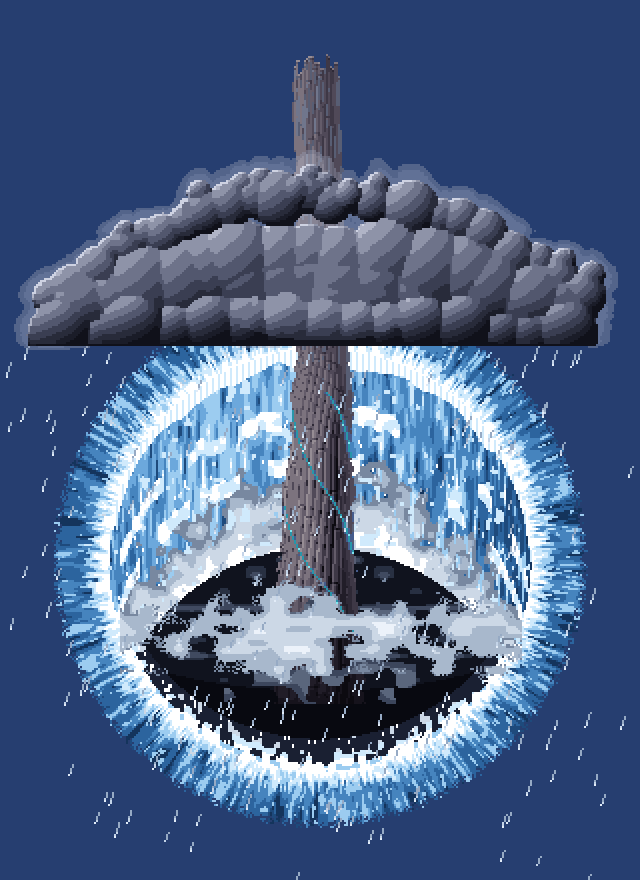
#> input picture assets-src/pixel-practice/r29-falls/prev.png, 640 x 880 px, given in place of pipo-map001.png, which was not available
$ python study.py
#> lines starting #> are read from the running program, lines starting #| are printed output that depends on the picture; pictures that were not available may be replaced by others from this repository, and a replacement may not be noted
"""フィールドの町・塔・洞窟・祠のアイコンの練習（2026-10-05、人間の指示「フィールド上の町、塔、洞窟、祠のドット絵をちょっと学んできて」）。

学んだこと（くわしくは docs/design/field-icons-study.md）を、4つの練習の絵で試す。どれも一から描いたオリジナルで、参考にした素材の絵は写していない。
  1. 黒い縁取りをやめ、縁はその物の色のいちばん暗い色で（地面の絵となじませる）
  2. 真横ではなく「斜め上から見下ろす」見え方（屋根・塔の上・岩山の上の面が見える）
  3. 光は左上から。左上の面が明るく、右下の面が暗い。1つの素材に5〜6段の色
  4. 岩・石垣・瓦は「かたまり」で描く（1ドットの点をばらまかない）
  5. 足もとの影（ゲームでは、絵の下にコードで半透明の影を敷く。ここではプレビューだけで試す）
出力: town / tower / cave / shrine の .txt と pal-*.json（48×48）、study-preview.png（今のアイコンと並べた比較）
"""
import json
import math
import os
import random

import numpy as np

HERE = os.path.dirname(os.path.abspath(__file__))
L = (-0.6, -0.75, 0.55)          # 光の向き（左上・手前から）
_n = math.sqrt(sum(c * c for c in L))
L = tuple(c / _n for c in L)


class Grid:
    def __init__(self, w=48, h=48):
        self.w, self.h = w, h
        self.a = np.full((h, w), ".", dtype="<U1")

    def put(self, x, y, c):
        x, y = int(x), int(y)
        if 0 <= x < self.w and 0 <= y < self.h:
            self.a[y, x] = c

    def get(self, x, y):
        return self.a[y, x] if 0 <= x < self.w and 0 <= y < self.h else "."

    def rect(self, x0, y0, x1, y1, c):
#> called with x0 = 13, y0 = 20, x1 = 21, y1 = 20, c = 'G'
        for y in range(y0, y1 + 1):
            for x in range(x0, x1 + 1):
                self.put(x, y, c)

    def save(self, name, pal):
        with open(os.path.join(HERE, f"{name}.txt"), "w") as f:
            f.write("\n".join("".join(r) for r in self.a) + "\n")
        with open(os.path.join(HERE, f"pal-{name}.json"), "w") as f:
            json.dump(pal, f, ensure_ascii=False)
        used = set("".join("".join(r) for r in self.a)) - {"."}
        assert not (used - set(pal)), used - set(pal)


def tone(ramp, v):
    """0〜1 の明るさを、ramp（暗→明の記号の並び）の1つに"""
    v = max(0.0, min(0.999, v))
    return ramp[int(v * len(ramp))]


def outline_dark(g, ramp_of):
    """透明に面したふちを、その色の素材のいちばん暗い色に（黒い縁取りの代わり）"""
    a = g.a.copy()
    for y in range(g.h):
        for x in range(g.w):
            c = a[y, x]
            if c == ".":
                continue
            edge = any(g.get(x + dx, y + dy) == "." for dx, dy in ((1, 0), (-1, 0), (0, 1), (0, -1)))
            if edge and c in ramp_of:
                r = ramp_of[c]
                # 下と右のふちはいちばん暗く、上と左のふちは1段だけ暗く（光が当たる側）
                lit_side = g.get(x - 1, y) == "." or g.get(x, y - 1) == "."
                shade_side = g.get(x + 1, y) == "." or g.get(x, y + 1) == "."
                k = r.index(c)
                a[y, x] = r[0] if shade_side else r[max(0, k - 1)] if lit_side else c
    g.a = a


# ===================================================================== 洞窟（岩のかたまりの小山と、暗い口）
def cave():
    g = Grid()
    R = "abcdef"                          # 岩: 暗→明
    pal = {"a": "#2a2622", "b": "#454038", "c": "#635c50", "d": "#857c6a", "e": "#a89e86", "f": "#ccc2a6",
           "k": "#0c0a09", "K": "#1c1713", "J": "#2e2620", "m": "#3e5a2c", "M": "#5e8a3a", "N": "#86b44c"}
    rnd = random.Random(7)
    cx, cy, rx, ry = 24, 27, 21, 17      # 小山（横長のだ円のドーム）
    seeds = []
    for _ in range(38):
        x = rnd.uniform(cx - rx, cx + rx); y = rnd.uniform(cy - ry, cy + ry + 6)
        seeds.append((x, y, rnd.uniform(0.85, 1.25)))
    for y in range(48):
        for x in range(48):
            u, v = (x + 0.5 - cx) / rx, (y + 0.5 - cy) / ry
            if y > cy + 12:
                v = (y + 0.5 - cy) / (ry + 20)      # すそは横に広がる
            d = u * u + v * v
            if d > 1 or y > 44:
                continue
            nz = math.sqrt(max(0.0, 1 - d))
            dome = -u * L[0] * 0.9 + -v * L[1] * 0.9 + nz * L[2]     # 山ぜんたいの明るさ
            # いちばん近い岩（かたまり）と、2番目との差＝岩のすき間
            ds = sorted(((x + 0.5 - sx) ** 2 + ((y + 0.5 - sy) * 1.35) ** 2) / s for sx, sy, s in seeds)
            gap = math.sqrt(ds[1]) - math.sqrt(ds[0])
            sx, sy, s = min(seeds, key=lambda p: ((x + 0.5 - p[0]) ** 2 + ((y + 0.5 - p[1]) * 1.35) ** 2) / p[2])
            local = -((x + 0.5 - sx) * 0.06 + (y + 0.5 - sy) * 0.09)   # 岩1つの中でも左上が明るい
            val = 0.42 + dome * 0.42 + local
            if gap < 0.38:
                val = min(val, 0.3)                                    # すき間は暗い
            g.put(x, y, tone(R, val))
    # 口（下のまんなか。上がまるいアーチ、奥へ行くほど暗い）
    mx, mtop, mbot, mr = 24, 28, 42, 7
    for y in range(mtop, mbot + 1):
        for x in range(mx - mr - 1, mx + mr + 2):
            yy = y - (mtop + mr)
            inside = (yy >= 0 and abs(x + 0.5 - mx) <= mr) or math.hypot(x + 0.5 - mx, yy) <= mr
            if inside:
                depth = math.hypot(x + 0.5 - mx, (y - mbot) * 0.8) / (mr + 2)
                g.put(x, y, "k" if depth < 0.75 else "K")
    # 口のふちの石（上の縁は明るい石、左のふちに光、右のふちは影）
    for y in range(mtop - 2, mbot + 1):
        for x in range(mx - mr - 3, mx + mr + 4):
            yy = y - (mtop + mr)
            d = math.hypot(x + 0.5 - mx, min(0, yy))
            ring = (mr + 0.3 < abs(x + 0.5 - mx) <= mr + 2.2 and yy >= 0) or (yy < 0 and mr + 0.3 < d <= mr + 2.2)
            if ring and g.get(x, y) not in ("k", "K", "."):
                g.put(x, y, "e" if x < mx and yy < 2 else ("b" if x > mx else "d"))
    for x in range(mx - mr, mx + mr + 1):
        if g.get(x, mtop + mr + 1) in "kK":
            pass
    g.put(mx - 3, mbot, "J"); g.put(mx - 2, mbot, "J"); g.put(mx + 3, mbot - 1, "J")   # 口の床の小石
    # 岩山のすその草（かたまりで）
    for (tx, ty) in ((6, 41), (10, 43), (38, 42), (42, 40), (15, 44), (33, 44)):
        for (dx, dy, c) in ((0, 0, "M"), (1, 0, "N"), (-1, 0, "m"), (0, -1, "N"), (1, 1, "m"), (0, 1, "m"), (-1, 1, "m")):
            if g.get(tx + dx, ty + dy) != "k":
                g.put(tx + dx, ty + dy, c)
    outline_dark(g, {c: R for c in R})
    g.save("cave", pal)
    return g, pal


# ===================================================================== 塔（斜め上から見た丸い塔。上の面と、のこぎりの歯の胸壁が見える）
def tower():
    g = Grid()
    S = "abcdef"                          # 石: 暗→明
    pal = {"a": "#2c2a34", "b": "#46424e", "c": "#625d6a", "d": "#837d88", "e": "#a69fa6", "f": "#cbc5c4",
           "w": "#1a1820", "y": "#ffd870", "Y": "#fff4c0", "r": "#7a2a24", "R": "#b8483a", "h": "#e07a5a",
           "p": "#4a3a2c", "P": "#6a5440", "g": "#3e5a2c", "G": "#5e8a3a"}
    cx, r = 24, 10.5
    top_y, base_y = 13, 43                  # 上の面のだ円の中心・足もとのだ円の中心
    ry = 4.0                               # だ円のつぶれ（見下ろす角度）
    # 足もとの土台（少し広い）
    for y in range(base_y - 3, base_y + 4):
        for x in range(48):
            u = (x + 0.5 - cx) / (r + 2.5)
            if abs(u) <= 1 and (y + 0.5 - base_y) <= ry * math.sqrt(max(0, 1 - u * u)) + 0.5:
                g.put(x, y, tone(S, 0.45 - u * 0.35 - (0.15 if y > base_y + 1 else 0)))
    # 円柱（横に、左から光。石の段は 4 ドットごと、目地は段ごとにずらす）
    for y in range(top_y, base_y + 1):
        for x in range(48):
            u = (x + 0.5 - cx) / r
            if abs(u) > 1:
                continue
            bottom = base_y - 2 + ry * math.sqrt(max(0, 1 - u * u)) * 0.7
            if y > bottom:
                continue
            nx = u; nz = math.sqrt(max(0, 1 - u * u))
            val = 0.45 + (-nx * L[0] + nz * L[2]) * 0.5
            course = (y - top_y) // 4
            if (y - top_y) % 4 == 0:
                val -= 0.2                             # 段の目地
            else:
                ang = math.asin(max(-1, min(1, u)))
                off = 0.35 if course % 2 else 0.0
                if int((ang + off) * 2.6) != int((ang + off + 0.09) * 2.6):
                    val -= 0.15                        # 縦の目地（まわりこむので、はしほど細かい）
            g.put(x, y, tone(S, val))
    # 窓（縦長。上がまるい。中の明かり）
    for (wx, wy) in ((24, 20), (19, 29), (28, 30)):
        for y in range(wy, wy + 5):
            for x in (wx, wx + 1):
                g.put(x, y, "w")
        g.put(wx, wy + 3, "y"); g.put(wx + 1, wy + 4, "y")
        g.put(wx - 1, wy + 5, "f" if wx < 26 else "d"); g.put(wx, wy + 5, "e"); g.put(wx + 1, wy + 5, "e"); g.put(wx + 2, wy + 5, "c")
    # 扉（木。まるいアーチ）
    for y in range(36, 44):
        for x in range(21, 27):
            if y > 37 or abs(x + 0.5 - 24) < 2.5:
                g.put(x, y, "P" if x < 24 else "p")
    g.put(25, 40, "y")
    # 上の面（だ円）: 胸壁（歯）のふちと、内がわの床
    for y in range(0, top_y + 6):
        for x in range(48):
            u = (x + 0.5 - cx) / (r + 1.2)
            vy = (y + 0.5 - top_y) / (ry + 0.6)
            if u * u + vy * vy <= 1:
                inner = ((x + 0.5 - cx) / (r - 1.8)) ** 2 + ((y + 0.5 - top_y) / (ry - 1.2)) ** 2
                if inner <= 1:
                    g.put(x, y, "c" if (y + 0.5 - top_y) < 0 else "b")      # 内がわの床（奥の壁の影）
                else:
                    g.put(x, y, tone(S, 0.82 - u * 0.3 + (0.08 if vy < 0 else -0.05)))
    # 歯（ふちの上に、たてに2ドット立つ石。奥の歯は小さく）
    for k in range(14):
        ang = k / 14 * 2 * math.pi
        if k % 2:
            continue
        x = cx + math.cos(ang) * (r + 0.2)
        y = top_y + math.sin(ang) * (ry + 0.1)
        front = math.sin(ang) > 0
        h = 3 if front else 2
        for dy in range(h):
            for dx in (0, 1):
                top = dy == h - 1
                g.put(x + dx, y - dy, tone(S, (0.95 if top else 0.6) - (x - cx) / r * 0.3 - dx * 0.08))
    # 旗（上の面のまんなかから）
    for y in range(3, 13):
        g.put(cx, y, "p")
    for (x, y, c) in ((25, 3, "R"), (26, 3, "R"), (27, 3, "h"), (25, 4, "R"), (26, 4, "R"), (27, 4, "R"), (28, 4, "h"), (25, 5, "r"), (26, 5, "r"), (27, 5, "R"), (25, 6, "r")):
        g.put(x, y, c)
    # 足もとの草
    for (tx, ty) in ((11, 45), (36, 45), (14, 46), (33, 46)):
        g.put(tx, ty, "G"); g.put(tx + 1, ty, "g"); g.put(tx, ty - 1, "G")
    outline_dark(g, {c: S for c in S})
    g.save("tower", pal)
    return g, pal


# ===================================================================== 町（低い石垣に囲まれた家々を、斜め上から）
def town():
    g = Grid()
    S = "abcdef"                          # 石垣
    O = "ABCDE"                           # だいだいの屋根
    T = "GHIJ"                            # 青緑の屋根
    W = "uvw"                             # しっくいの壁
    pal = {"a": "#2c2a30", "b": "#47434c", "c": "#655f66", "d": "#86807e", "e": "#a8a294", "f": "#ccc6b2",
           "A": "#5a2414", "B": "#8a3a20", "C": "#b8542a", "D": "#de7c42", "E": "#f2a874",
           "G": "#1a3e46", "H": "#2a6068", "I": "#3e8a8e", "J": "#6ab8b2",
           "u": "#7a6a56", "v": "#b4a486", "w": "#e2d6b6",
           "k": "#1a140e", "y": "#ffd870",
           "t": "#1c3a20", "s": "#2c5a2c", "S": "#457a34", "q": "#68a242", "Q": "#94cc5c",
           "p": "#5a3e26", "P": "#8a6a42", "x": "#9a8a68", "X": "#c4b48a"}
    cx, cy, rx, ry = 24, 28, 22, 15
    # 町の中の地面（土の広場）
    for y in range(48):
        for x in range(48):
            if ((x + 0.5 - cx) / (rx - 2)) ** 2 + ((y + 0.5 - cy) / (ry - 2)) ** 2 <= 1:
                g.put(x, y, "x" if (x * 3 + y * 5) % 11 else "X")
    # 石垣（だ円の輪。上の面＋手前に見える側面。手前ほど側面が見える）
    for y in range(48):
        for x in range(48):
            e = ((x + 0.5 - cx) / rx) ** 2 + ((y + 0.5 - cy) / ry) ** 2
            e2 = ((x + 0.5 - cx) / (rx - 2.2)) ** 2 + ((y + 0.5 - cy) / (ry - 2.2)) ** 2
            if e <= 1 and e2 > 1:
                g.put(x, y, tone(S, 0.82 - (x - cx) / rx * 0.25 - (0.1 if y > cy else 0)))
            # 側面（下がわだけ、3ドットの高さ）
            for h in range(1, 4):
                eh = ((x + 0.5 - cx) / rx) ** 2 + ((y - h + 0.5 - cy) / ry) ** 2
                if y > cy and eh <= 1 and e > 1:
                    v = 0.5 - (x - cx) / rx * 0.3 - h * 0.05
                    if (x + (y // 2)) % 4 == 0:
                        v -= 0.2
                    g.put(x, y, tone(S, v))
    # 門（手前のまんなか。石垣を切って、木の門）
    for y in range(40, 47):
        for x in range(21, 28):
            g.put(x, y, "x" if y < 43 else g.get(x, y))
    for y in range(41, 46):
        g.put(20, y, "e"); g.put(21, y, "d"); g.put(27, y, "c"); g.put(28, y, "b")
    g.put(20, 40, "f"); g.put(21, 40, "f"); g.put(27, 40, "e"); g.put(28, 40, "d")

    def house(x0, y0, w, roof):
        """屋根（奥の面は細く明るい、手前の面は太く瓦の列）・手前の壁（扉と窓）・右の壁は影"""
        R = O if roof == "O" else T
        rd = 6          # 屋根の手前の面の高さ
        # 奥の屋根の面（2行）
        for x in range(x0 + 1, x0 + w - 1):
            g.put(x, y0, R[-1] if x < x0 + w - 3 else R[-2]); g.put(x, y0 + 1, R[-2])
        # 手前の屋根の面（瓦の列は2ドットごと、右へ暗く）
        for y in range(y0 + 2, y0 + 2 + rd):
            for x in range(x0, x0 + w):
                k = len(R) - 2 - (1 if (y - y0) % 2 == 1 else 0) - (1 if x >= x0 + w - 2 else 0)
                if (x - x0 + (y // 2)) % 4 == 0 and (y - y0) % 2 == 0:
                    k -= 1
                g.put(x, y, R[max(0, k)])
        g.rect(x0, y0 + 2 + rd, x0 + w - 1, y0 + 2 + rd, R[0])      # 軒の影
        # 壁
        wy0 = y0 + 3 + rd
        for y in range(wy0, wy0 + 5):
            for x in range(x0, x0 + w):
                g.put(x, y, "w" if x < x0 + w - 2 else "v")
        g.rect(x0, wy0 + 4, x0 + w - 1, wy0 + 4, "u")
        dx = x0 + w // 2 - 1
        g.rect(dx, wy0 + 1, dx + 1, wy0 + 4, "p")
        g.put(x0 + 1, wy0 + 1, "k"); g.put(x0 + 1, wy0 + 2, "y")
        if w > 7:
            g.put(x0 + w - 3, wy0 + 1, "k"); g.put(x0 + w - 3, wy0 + 2, "y")

    def tree(tx, ty):
        for y in range(ty - 5, ty + 2):
            for x in range(tx - 4, tx + 5):
                d = ((x + 0.5 - tx) / 4.2) ** 2 + ((y + 0.5 - (ty - 2)) / 3.6) ** 2
                if d <= 1:
                    v = 0.55 - (x - tx) * 0.09 - (y - ty + 2) * 0.1
                    if (x + y * 2) % 5 == 0:
                        v -= 0.15
                    g.put(x, y, tone("tsSqQ", v))
        g.put(tx, ty + 2, "p"); g.put(tx, ty + 3, "p")

    tree(9, 23); tree(39, 22)
    house(13, 12, 9, "T")
    house(25, 13, 10, "O")
    house(8, 26, 8, "O")
    house(31, 27, 9, "T")
    tree(24, 34)
    # 広場の井戸
    g.put(20, 37, "c"); g.put(21, 37, "d"); g.put(20, 38, "b"); g.put(21, 38, "c")
    outline_dark(g, {**{c: S for c in S}, **{c: O for c in O}, **{c: T for c in T}, **{c: "tsSqQ" for c in "tsSqQ"}})
    g.save("town", pal)
    return g, pal


# ===================================================================== 祠（石の基壇の上の小さな堂。屋根が大きく見え、灯の環のしるし）
def shrine():
    g = Grid()
    S = "abcdef"                          # 石
    V = "ABCD"                            # 屋根（青むらさきの石板）
    pal = {"a": "#2a2830", "b": "#45424c", "c": "#625e68", "d": "#837e86", "e": "#a8a2a6", "f": "#d0cac6",
           "A": "#24203c", "B": "#38325e", "C": "#524a86", "D": "#7a70b0",
           "g": "#8a6418", "G": "#e0b040", "h": "#f8d878",
           "k": "#141018", "o": "#ff9a3c", "O": "#ffe060",
           "m": "#3e5a2c", "M": "#5e8a3a", "N": "#86b44c"}
    cx = 24
    # 基壇（上の面＝明るい、手前の面＝暗い、2段）
    def slab(x0, x1, y0, depth, h):
#> called with x0 = 4, x1 = 43, y0 = 30, depth = 9, h = 5
        for y in range(y0, y0 + depth):
            for x in range(x0, x1 + 1):
                g.put(x, y, tone(S, 0.85 - (x - x0) / (x1 - x0) * 0.25 - (0.08 if (x + y) % 7 == 0 else 0)))
        for y in range(y0 + depth, y0 + depth + h):
            for x in range(x0, x1 + 1):
                v = 0.45 - (x - x0) / (x1 - x0) * 0.25
                if (x - x0 + (y % 2) * 3) % 6 == 0:
                    v -= 0.18
                g.put(x, y, tone(S, v))
    slab(4, 43, 30, 9, 5)
    slab(9, 38, 26, 6, 3)
    # 階段（手前のまんなか）
    for k in range(3):
        y = 39 + k * 2
        for x in range(18 - k, 31 + k):
            g.put(x, y, tone(S, 0.8 - (x - 18) / 13 * 0.2)); g.put(x, y + 1, tone(S, 0.4 - (x - 18) / 13 * 0.2))
    # 堂の壁（奥へ引っこんだ、暗い入口と、左右の石の柱）
    for y in range(17, 30):
        for x in range(13, 35):
            g.put(x, y, tone(S, 0.6 - (x - 13) / 22 * 0.3))
    for y in range(20, 30):
        for x in range(19, 29):
            g.put(x, y, "k" if y > 21 or abs(x + 0.5 - 24) < 4 else g.get(x, y))
    for y in range(17, 30):
        g.put(13, y, "e"); g.put(14, y, "f"); g.put(15, y, "d")
        g.put(32, y, "d"); g.put(33, y, "c"); g.put(34, y, "b")
    # 奥の灯（入口の中に、小さな火と環）
    g.put(24, 25, "O"); g.put(24, 24, "o"); g.put(23, 26, "g"); g.put(24, 26, "G"); g.put(25, 26, "g")
    # 屋根（大きく張り出す。上の面が見え、手前のふちは厚み）
    for y in range(7, 18):
        t = (y - 7) / 10
        half = 11 + t * 9
        for x in range(48):
            if abs(x + 0.5 - cx) <= half:
                u = (x + 0.5 - cx) / half
                v = 0.85 - t * 0.35 - u * 0.25
                if (y - 7) % 3 == 2:
                    v -= 0.22                      # 石板の段
                g.put(x, y, tone(V, v))
    for x in range(int(cx - 20), int(cx + 20)):
        g.put(x, 18, "B" if x < cx + 10 else "A"); g.put(x, 19, "A")
    for x in range(int(cx - 10), int(cx + 10)):
        g.put(x, 6, "D")
    # 屋根の上の、灯の環（三つの環。いちばん小さな環は欠ける）
    for (rr, c) in ((3.6, "G"), (2.2, "h")):
        for y in range(-6, 7):
            for x in range(-6, 7):
                if abs(math.hypot(x, y) - rr) < 0.55:
                    a = math.atan2(y, x)
                    if rr < 3 and -1.4 < a < -0.3:
                        continue
                    g.put(cx + x, 2 + y, c if x + y < 0 else "g")
    # 左右の火皿（石の柱の上で燃える）
    for bx in (7, 40):
        g.rect(bx, 24, bx + 1, 30, "d"); g.put(bx + 1, 25, "c"); g.put(bx + 1, 27, "c")
        g.rect(bx - 1, 23, bx + 2, 23, "G"); g.rect(bx - 1, 22, bx + 2, 22, "g")
        g.put(bx, 21, "o"); g.put(bx + 1, 21, "O"); g.put(bx, 20, "O"); g.put(bx + 1, 19, "o")
    # 草
    for (tx, ty) in ((5, 45), (42, 45), (9, 46), (37, 46)):
        g.put(tx, ty, "M"); g.put(tx + 1, ty, "N"); g.put(tx, ty + 1, "m")
    outline_dark(g, {**{c: S for c in S}, **{c: V for c in V}})
    g.save("shrine", pal)
    return g, pal


def preview(items, path, old=None):
    from PIL import Image, ImageDraw
    Z = 5
    grass = Image.open(os.path.join(HERE, "..", "..", "pipoya", "pipo-map001", "640x480", "pipo-map001.png")).convert("RGBA").crop((0, 0, 32, 32))
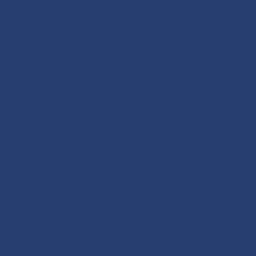
#> grass: PIL image 32x32 RGBA (shown 8 times larger); mean R, G, B, A 38, 62, 112, 255
    cols = len(items)
    rows = 2 if old else 1
    W, H = cols * (48 * Z + 20) + 20, rows * (48 * Z + 40) + 20
    sheet = Image.new("RGBA", (W, H), (40, 40, 48, 255))
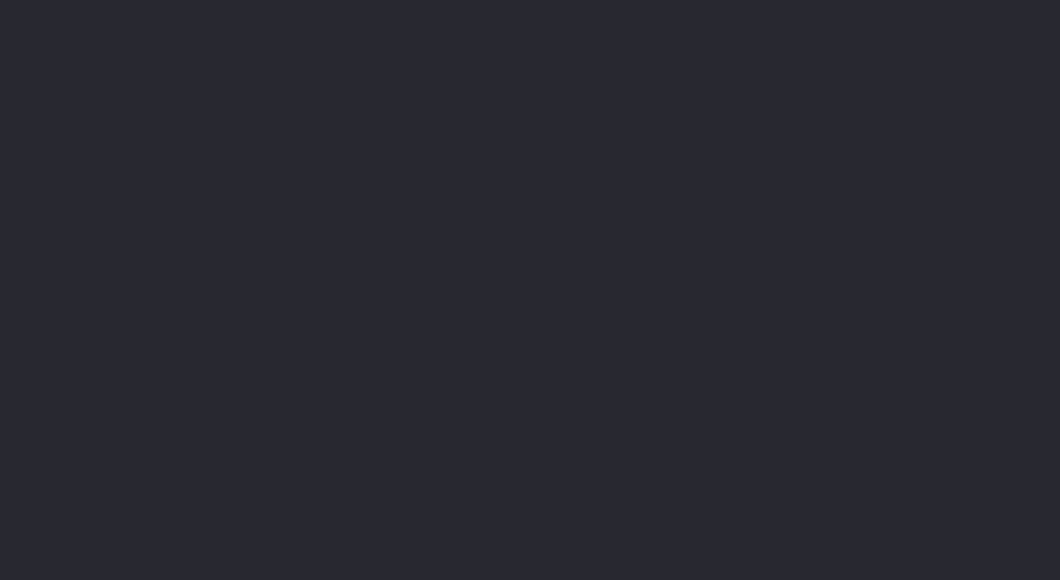
#> sheet: PIL image 1060x580 RGBA; mean R, G, B, A 40, 40, 48, 255
    dr = ImageDraw.Draw(sheet)

    def render(rows_, pal, at, shadow):
        bg = Image.new("RGBA", (48, 48))
        for y in range(0, 48, 32):
            for x in range(0, 48, 32):
                bg.paste(grass, (x, y))
        if shadow:   # 足もとの半透明の影（ゲームではコードで敷く予定）
            sh = Image.new("RGBA", (48, 48), (0, 0, 0, 0))
            ImageDraw.Draw(sh).ellipse((8, 38, 46, 47), fill=(10, 30, 10, 90))
            bg.alpha_composite(sh)
        im = Image.new("RGBA", (48, 48))
        for y, r in enumerate(rows_):
            for x, c in enumerate(r):
                if c in pal:
                    im.putpixel((x, y), tuple(int(pal[c][k:k + 2], 16) for k in (1, 3, 5)) + (255,))
        bg.alpha_composite(im)
        sheet.paste(bg.resize((48 * Z, 48 * Z), Image.NEAREST), at)

    for i, (name, g, pal) in enumerate(items):
        render(["".join(r) for r in g.a], pal, (20 + i * (48 * Z + 20), 20), True)
        dr.text((20 + i * (48 * Z + 20), 48 * Z + 24), f"new: {name}", fill=(255, 255, 255))
        if old and old[i]:
            d, n = old[i]
            rows_ = [l for l in open(os.path.join(HERE, "..", d, f"{n}.txt")).read().split("\n") if l]
            p = json.load(open(os.path.join(HERE, "..", d, f"pal-{n}.json")))
            render(rows_, p, (20 + i * (48 * Z + 20), 48 * Z + 60), False)
            dr.text((20 + i * (48 * Z + 20), 2 * 48 * Z + 64), f"now: {n}", fill=(255, 255, 255))
    sheet.save(path)


if __name__ == "__main__":
    items = [("town", *town()), ("tower", *tower()), ("cave", *cave()), ("shrine", *shrine())]
#> (the run stopped early here; a loop or call above may not have finished)

$ run again, on assets-src/pixel-practice/r30-cumulonimbus/cumulonimbus-editor.png
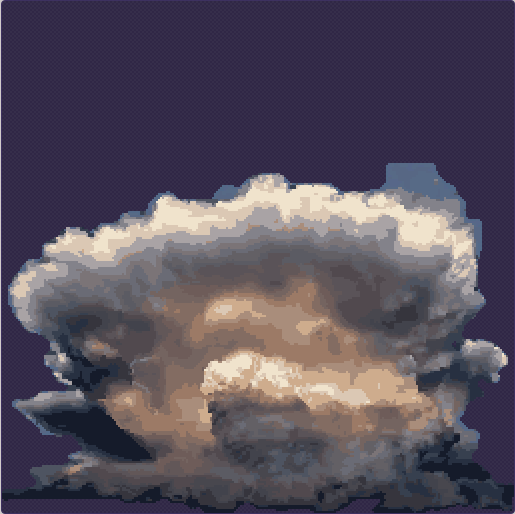
#> input picture assets-src/pixel-practice/r30-cumulonimbus/cumulonimbus-editor.png, 515 x 514 px, given in place of pipo-map001.png, which was not available
#> in preview, `grass = Image.open(os.path.join(HERE, "..", "..", "pipoya", "pipo-map0..`:
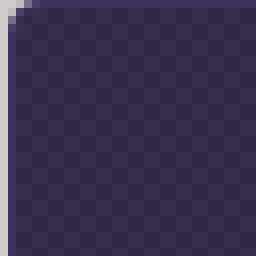
#> grass: PIL image 32x32 RGBA (shown 8 times larger); mean R, G, B, A 57.1, 48.5, 78.4, 255
